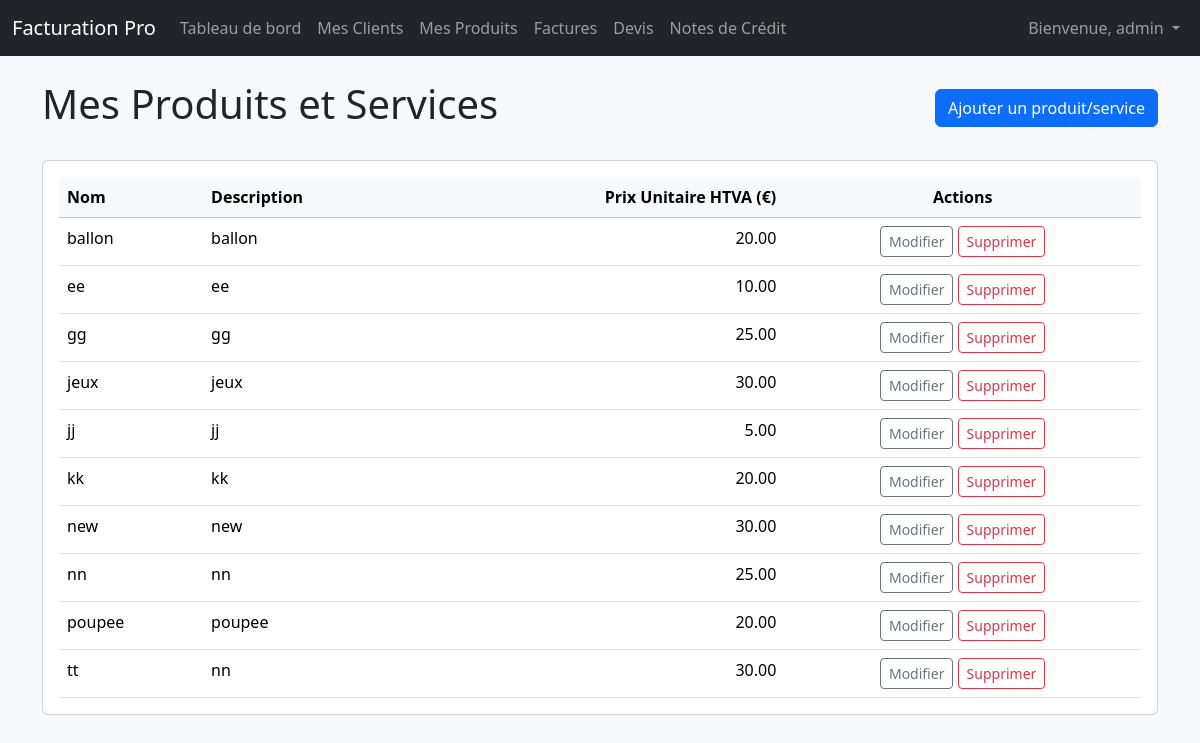
Screenshot of /products/ (signed in) with the database file from the repository.
### products/models.py (models this page shows, shortened)
class Product(models.Model):
    user = models.ForeignKey(User, on_delete=models.CASCADE, related_name='products') # <-- CHAMP AJOUTÉ
    nom = models.CharField(max_length=200, help_text="Nom du produit ou du service") # unique=True enlevé ici
    description = models.TextField(blank=True, null=True, help_text="Description détaillée du produit ou service")
    prix_unitaire = models.DecimalField(
        max_digits=10,
        decimal_places=2,
        help_text="Prix de vente unitaire hors TVA"
    )
    date_creation = models.DateTimeField(auto_now_add=True)
    date_mise_a_jour = models.DateTimeField(auto_now=True)
    class Meta:
        ordering = ['nom']
        unique_together = ('user', 'nom') # <-- Nom du produit unique PAR utilisateur

### products/views.py (the view)
# urls.py: path('', views.product_list, name='product_list'),
@login_required
def product_list(request):
    products = Product.objects.filter(user=request.user).order_by('nom')
    context = {
        'products_list': products,
        'page_title': 'Mes Produits et Services'
    }
    return render(request, 'products/product_list.html', context)

### products/templates/products/product_list.html (shortened to what this page needs)
{% extends 'base.html' %}
{% block content %}
    <div class="d-flex justify-content-between align-items-center mb-4">
        <h1>{{ page_title }}</h1>
        <div>
            <a href="{% url 'products:product_create' %}" class="btn btn-primary">Ajouter un produit/service</a>
        </div>
    </div>
    {% if products_list %}
        <div class="card">
            <div class="card-body">
                <div class="table-responsive">
                    <table class="table table-hover mb-0">
                        <thead class="table-light">
                            <tr>
                                <th>Nom</th>
                                <th>Description</th>
                                <th class="text-end">Prix Unitaire HTVA (€)</th>
                                <th class="text-center">Actions</th>
                            </tr>
                        </thead>
                        <tbody>
                            {% for product in products_list %}
                                <tr>
                                    <td>{{ product.nom }}</td>
                                    <td>{{ product.description|truncatewords:15|default:"-" }}</td>
                                    <td class="text-end">{{ product.prix_unitaire|floatformat:2 }}</td>
                                    <td class="text-center">
                                        <a href="{% url 'products:product_update' product.id %}" class="btn btn-sm btn-outline-secondary">Modifier</a>
                                        <a href="{% url 'products:product_delete' product.id %}" class="btn btn-sm btn-outline-danger">Supprimer</a>
                                    </td>
                                </tr>
                            {% endfor %}
                        </tbody>
                    </table>
                </div>
            </div>
        </div>
    {% else %}
        <div class="alert alert-info" role="alert">
            Vous n'avez pas encore de produit ou service. <a href="#" class="alert-link">Commencez par en ajouter un !</a>
        </div>
    {% endif %}
{% endblock %}

### templates/base.html (shortened to what this page needs)
<!DOCTYPE html>
<html lang="fr">
<head>
    <link href="https://cdn.jsdelivr.net/npm/bootstrap@5.3.3/dist/css/bootstrap.min.css" rel="stylesheet">
    <link href="https://cdn.jsdelivr.net/npm/tom-select@2.3.1/dist/css/tom-select.bootstrap5.css" rel="stylesheet">
</head>
<body>
    <nav class="navbar navbar-expand-lg navbar-dark bg-dark fixed-top">
        <div class="container-fluid">
            <a class="navbar-brand" href="{% url 'core:dashboard' %}">Facturation Pro</a>
            <div class="collapse navbar-collapse" id="navbarNav">
                <ul class="navbar-nav me-auto mb-2 mb-lg-0">
                    <li class="nav-item">
                        <a class="nav-link" href="{% url 'core:dashboard' %}">Tableau de bord</a>
                    </li>
                    <li class="nav-item">
                        <a class="nav-link" href="{% url 'clients:client_list' %}">Mes Clients</a>
                    </li>
                    <li class="nav-item">
                        <a class="nav-link" href="{% url 'products:product_list' %}">Mes Produits</a>
                    </li>
                    <li class="nav-item">
                        <a class="nav-link" href="{% url 'documents:invoice_list' %}">Factures</a>
                    </li>
                    <li class="nav-item">
                        <a class="nav-link" href="{% url 'documents:quote_list' %}">Devis</a>
                    </li>
                    <li class="nav-item">
                        <a class="nav-link" href="{% url 'documents:credit_note_list' %}">Notes de Crédit</a>
                    </li>
                </ul>
                <ul class="navbar-nav">
                    {% if user.is_authenticated %}
                        <li class="nav-item dropdown">
                            <a class="nav-link dropdown-toggle" href="#" id="navbarDropdown" role="button" data-bs-toggle="dropdown" aria-expanded="false">
                                Bienvenue, {{ user.username }}
                            </a>
                        </li>
                    {% else %}
                        <li class="nav-item">
                            <a class="nav-link" href="{% url 'login' %}">Se connecter</a>
                        </li>
                    {% endif %}
                </ul>
            </div>
        </div>
    </nav>
    <main class="container mt-4">
        {% block content %}
            {% endblock %}
    </main>
</body>
</html>

### templates/base.html (style rules this page uses)
body { padding-top: 56px; background-color: #f8f9fa; }

### rows the page displays
Product: nom "ballon", description "ballon", prix_unitaire "20.00"
Product: nom "ee", description "ee", prix_unitaire "10.00"
Product: nom "gg", description "gg", prix_unitaire "25.00"
Product: nom "jeux", description "jeux", prix_unitaire "30.00"
Product: nom "jj", description "jj", prix_unitaire "5.00"
Product: nom "kk", description "kk", prix_unitaire "20.00"
Product: nom "new", description "new", prix_unitaire "30.00"
Product: nom "nn", description "nn", prix_unitaire "25.00"
Product: nom "poupee", description "poupee", prix_unitaire "20.00"
Product: nom "tt", description "nn", prix_unitaire "30.00"

### other values shown
{{ user.username }} "admin"
{{ page_title }} "Mes Produits et Services"
